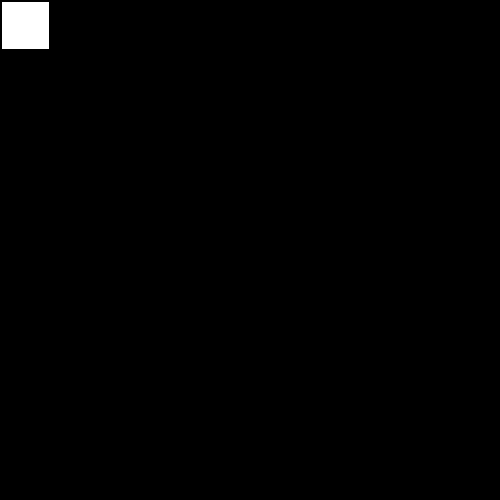
Frame 1 (no input)
Frame 60 (the mouse pressed at the canvas centre just before this capture): identical to frame 1, image omitted
Frame 120 (the mouse held since frame 60 and released just before this capture): identical to frame 1, image omitted

The Processing sketch that drew this single still picture (run headless with seeded random() and noise(); from frame 60 on, the mouse is pressed at the canvas centre):

// Processing sketch: Lab8_Pt2_Nguyen
// ── Lab8_Pt2_Nguyen.pde
/*****************************************************/
// Lab 8, Part 2
// Vincent Nguyen


// Variables
boolean background = true;

// Setup
void setup()
{
  size(500, 500);
  background(0, 0, 0);
}

// Draw
void draw()
{
  fill(255, 255, 255);
  strokeWeight(3);
  rect(0, 0, (width/10), (width/10));
}

// Mouse Pressed Function
void mousePressed()
{
  if((mouseX >= 0 && mouseX <= (width/10)) && (mouseY >= 0 && mouseY <= (height/10)))
  {
    if(background == true)
    {
      background(0, 255, 255);
      background = false;
    }
    else if(background == false)
    {
      background(0, 0, 0);
      background = true;
    }
  }
}


/*****************************************************/
